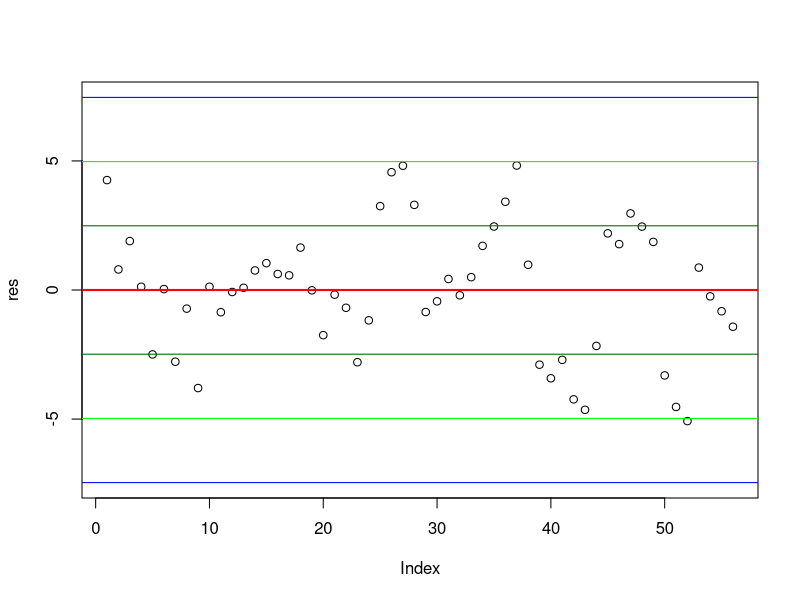
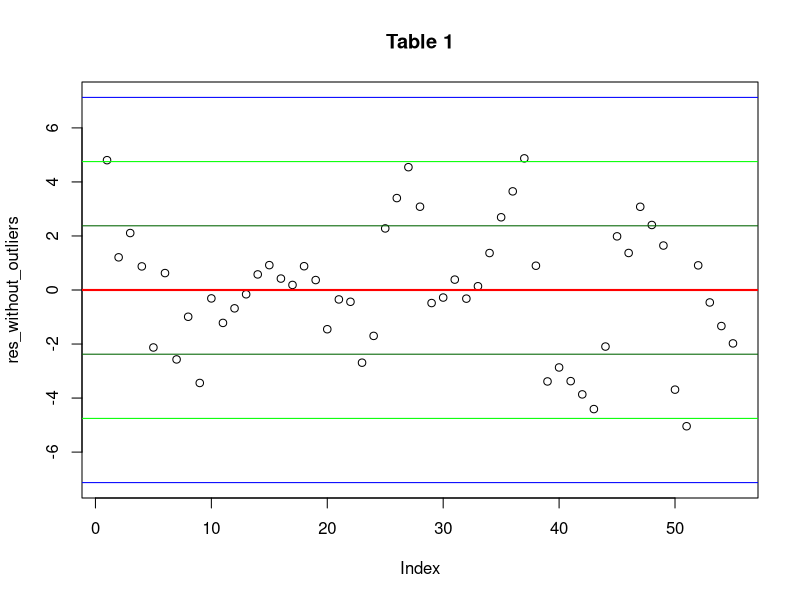
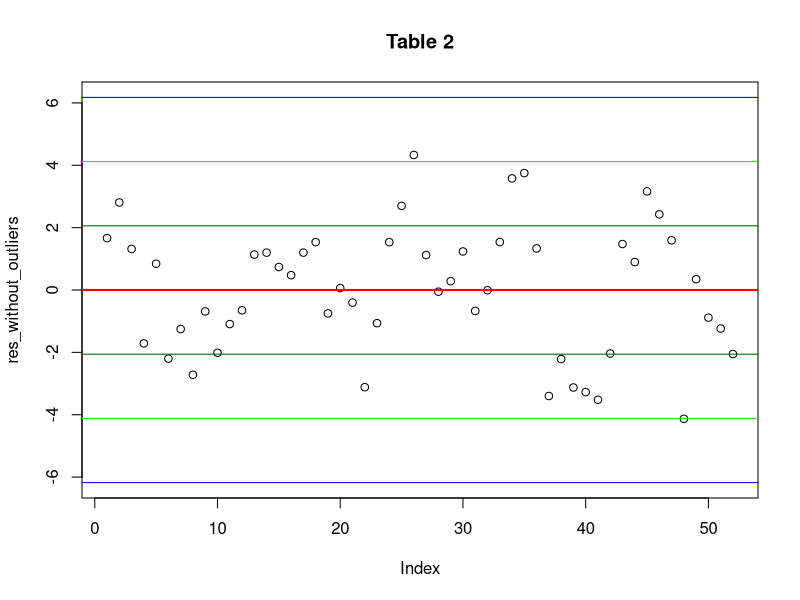
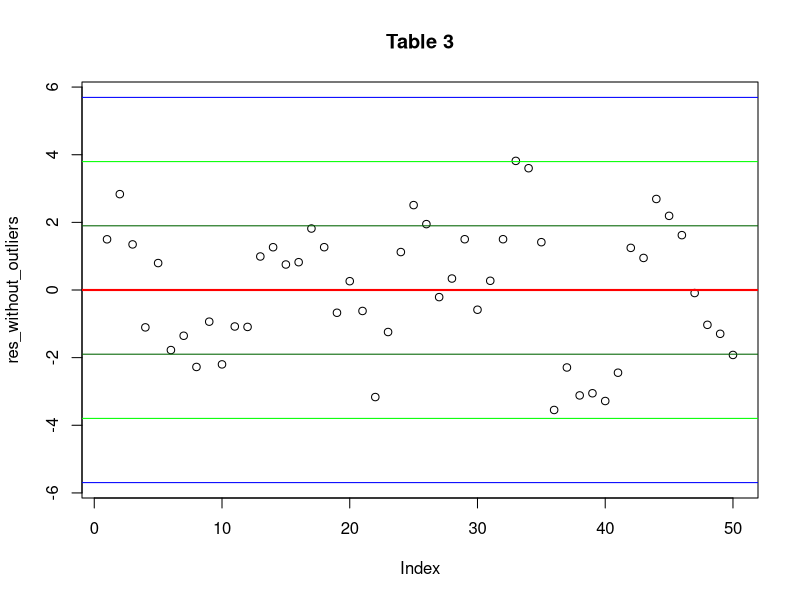
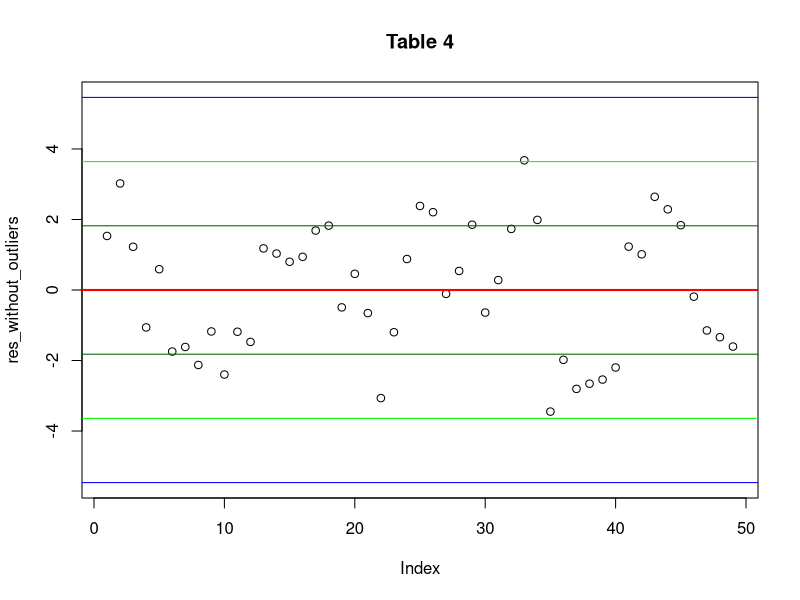
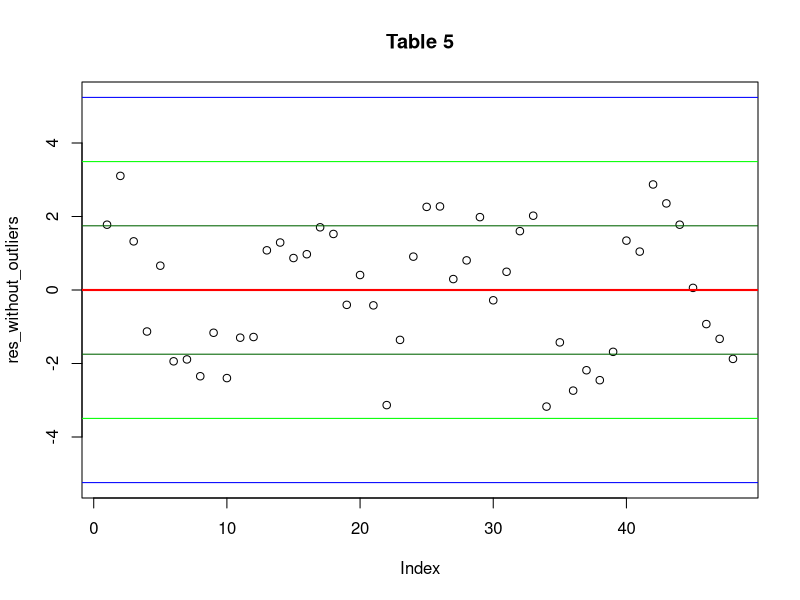
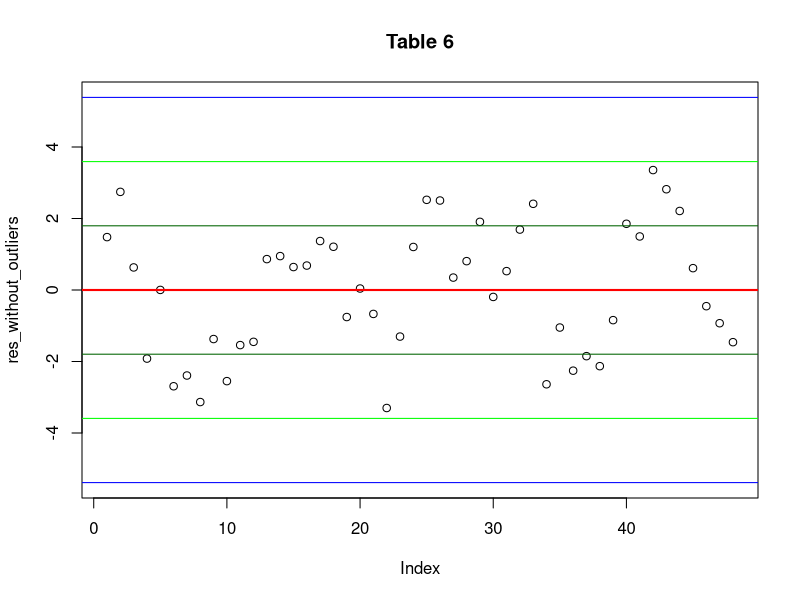
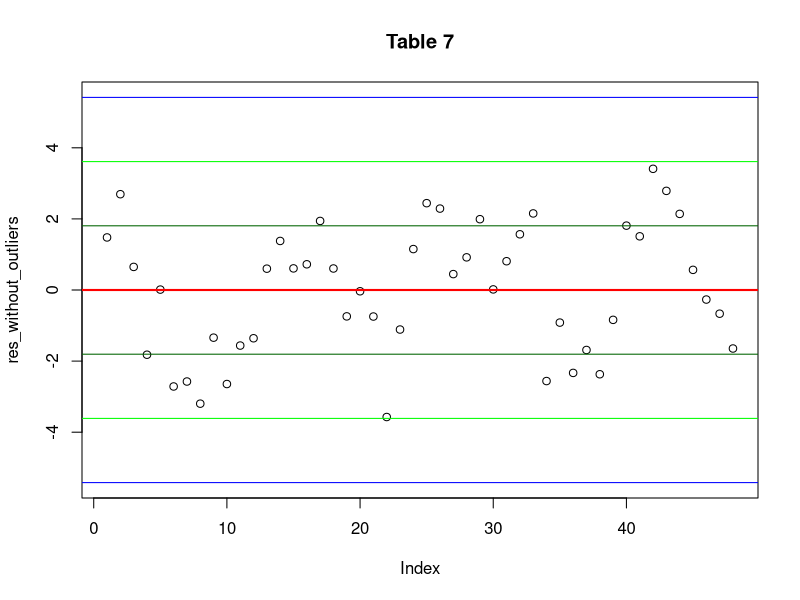

These charts were generated, in order, by the following R code:
#
### READ DATA
dat = read.csv("V01.csv", sep=";")

y = dat$Y
x1 = dat$X1
x2 = dat$X2

dat = dat[-ncol(dat)]

#### CONSTRUCT REGRESSION
# [-ncol(dat)]
reg = lm(y ~ ., data=dat)
summary(reg)

# Anova
reg_anova = anova(reg)

#### RESIDUALS ANALYSIS: GAUSS-MARKOV THEOREM

res = resid(reg)
plot(res, ylim=c(mean(res)-3*sd(res), mean(res)+3*sd(res)))
abline(h=mean(res), col="red", lwd=2)
abline(h=mean(res)-sd(res), col="darkgreen")
abline(h=mean(res)+sd(res), col="darkgreen")

abline(h=mean(res)-2*sd(res), col="green")
abline(h=mean(res)+2*sd(res), col="green")

abline(h=mean(res)-3*sd(res), col="blue")
abline(h=mean(res)+3*sd(res), col="blue")

# Find outliers
get_without_outliers <- function(data, resids) {
  return(subset(data, resids > mean(resids)-2*sd(resids) & resids < mean(resids)+2*sd(resids)))
}

plot_new_resids <- function(newreg, i) {
  res_without_outliers = resid(newreg)
  plot(res_without_outliers, main=paste("Table", i),
       ylim=c(mean(res_without_outliers)-3*sd(res_without_outliers), 
                                    mean(res_without_outliers)+3*sd(res_without_outliers)))
  abline(h=mean(res_without_outliers), col="red", lwd=2)
  abline(h=mean(res_without_outliers)-sd(res_without_outliers), col="darkgreen")
  abline(h=mean(res_without_outliers)+sd(res_without_outliers), col="darkgreen")
  
  abline(h=mean(res_without_outliers)-2*sd(res_without_outliers), col="green")
  abline(h=mean(res_without_outliers)+2*sd(res_without_outliers), col="green")
  
  abline(h=mean(res_without_outliers)-3*sd(res_without_outliers), col="blue")
  abline(h=mean(res_without_outliers)+3*sd(res_without_outliers), col="blue")
  return(res_without_outliers)
}

reggress_model <- function(prev_dat, prev_y, prev_res, index) {
  print(paste("Index", index))
  new_dat = get_without_outliers(prev_dat, prev_res)
  new_y = get_without_outliers(prev_y, prev_res)
  new_reg = lm(new_y ~ ., data=new_dat)
  print(paste("Removed", length(prev_y) - length(new_y), "observations."))
  print(summary(new_reg))
  anova_result = anova(new_reg)
  print(anova_result)
  print(paste("Residuals sum sq =", tail(anova_result$`Sum Sq`, 1)))
  print(paste("Residuals df =", tail(anova_result$Df, 1)))
  print(paste("SEE =", sqrt(tail(anova_result$`Sum Sq`,1)/tail(anova_result$Df, 1))))
  new_res = plot_new_resids(new_reg, index)
  return(list("new_dat" = new_dat, "new_y" = new_y, "new_res" = new_res))
}

# removing 52nd elements in all columns of dat
model1 = reggress_model(dat, y, res, 1)

# removing another outliers
model2 = reggress_model(model1$new_dat, model1$new_y, model1$new_res, 2)
model3 = reggress_model(model2$new_dat, model2$new_y, model2$new_res, 3)
model4 = reggress_model(model3$new_dat, model3$new_y, model3$new_res, 4)
model5 = reggress_model(model4$new_dat, model4$new_y, model4$new_res, 5)

model5_dat_no_x2 = model5$new_dat[,c("X1","X3","X4","X5","X6","X7","X8")]
model6 = reggress_model(model5_dat_no_x2, model5$new_y, model5$new_res, 6)

model5_dat_no_x2x5 = model5$new_dat[,c("X1","X3","X4","X6","X7","X8")]
model7 = reggress_model(model5_dat_no_x2x5, model5$new_y, model5$new_res, 7)

model5_dat_no_x2x5x7 = model5$new_dat[,c("X1","X3","X4","X6","X8")]
model8 = reggress_model(model5_dat_no_x2x5x7, model5$new_y, model5$new_res, 8)

model5_dat_no_x2x5x7x8 = model5$new_dat[,c("X1","X3","X4","X6")]
model9 = reggress_model(model5_dat_no_x2x5x7x8, model5$new_y, model5$new_res, 9)

################################################
############ NON-LINEAR MODEL

nlreg = lm(y ~ I(x1^2) + I(x2^2), data=dat)
summary(nlreg)
nlreg_anova = anova(nlreg)

nlreg_updated = lm(model9$new_y ~ I(model9$new_dat$X1^2) + I(model9$new_dat$X3^2), data=model9$new_dat)
summary(nlreg_updated)
nlreg_updated_anova = anova(nlreg_updated)
nlreg_updated_ess = sum(nlreg_updated_anova$`Sum Sq`[1:2])

logreg = lm(model9$new_y ~ I(log10(model9$new_dat$X1)), data=model9$new_dat)
summary(logreg)
logreg_anova = anova(logreg)
logreg_ess = sum(logreg_anova$`Sum Sq`)

################################################
############ STEPWISE

#### FORWARD

min_mod = lm(y ~ 1, data=dat)
max_mod = formula(lm(y ~ ., data=dat))
regF = step(min_mod, direction="forward", scope=max_mod)
summary(regF)

#### BACKWARD

regB = step(lm(y ~ ., data=dat), direction = "backward")
summary(regB)

